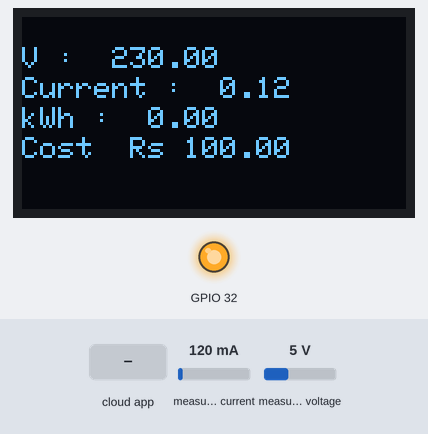
Bench run of a sketch on a simulated ESP32. Shown: 128×64 one-colour display, output pins drawn as LEDs (lit = HIGH). The inputs (shaded band) are chosen by the test bench; at power-on: measured current 120 mA, measured voltage 5 V. WiFi joins after 1.5 s; servers stay silent unless stated; the Firebase database answers and starts empty; what the sketch prints to the serial monitor is not drawn.

Above: at 3.8 s.
3.9 s: measured current set to 40 mA
At 5.8 s:
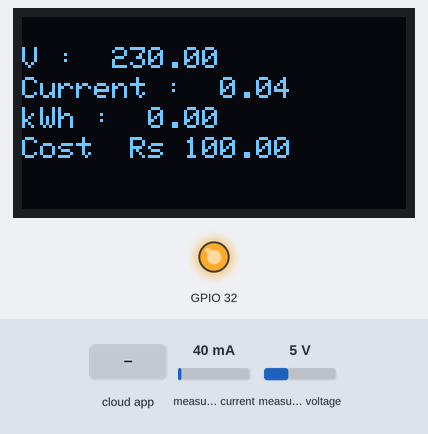
6.3 s: the phone or cloud app sets relayState to 1
At 7.8 s:
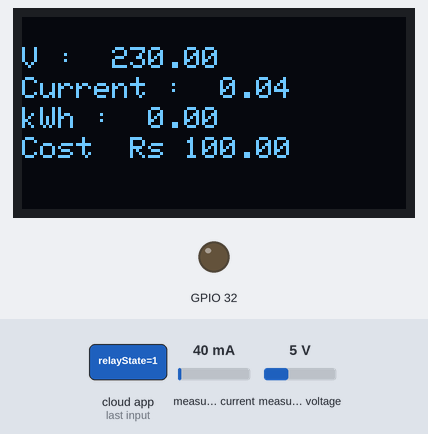
8.1 s: measured voltage set to 0.3 V
At 10.0 s:
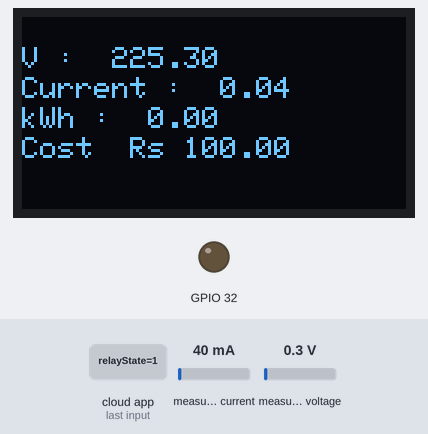
10.4 s: measured current set to 500 mA
At 12.1 s:
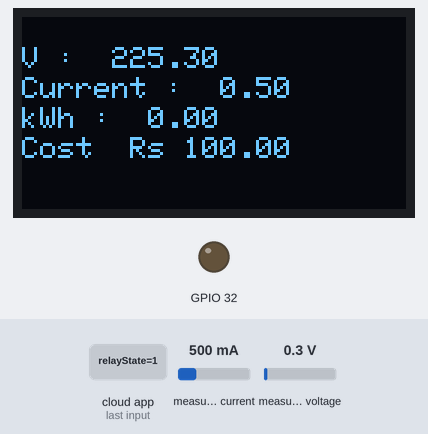
12.4 s: measured voltage set to 3.8 V
At 14.1 s:
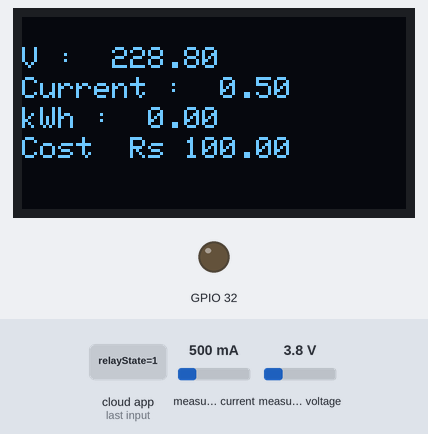
14.4 s: measured current set to 1000 mA
At 15.3 s:
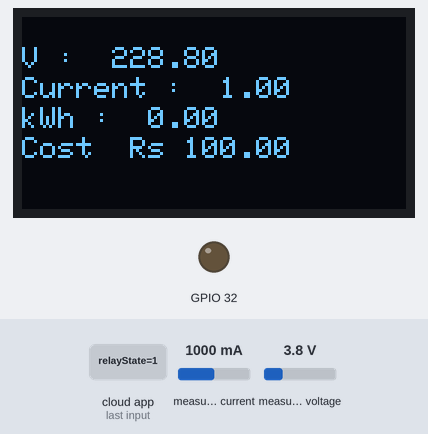
Timing chart, 0 to 17.4 s (numbered marks = the images above; inputs shaded):
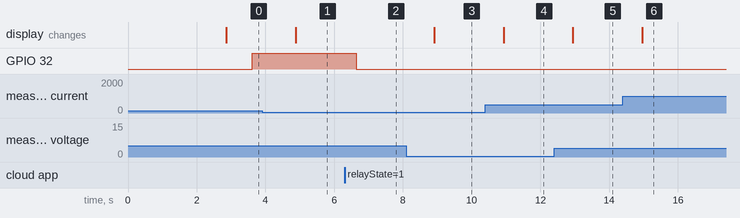

Measured:
- after the input at 3.9 s, the display: changes after 0.98 s (image 1)
- after the input at 6.3 s, GPIO 32: HIGH → LOW after 0.34 s
- after the input at 8.1 s, the display: changes after 0.81 s (image 3)
- after the input at 10.4 s, the display: changes after 0.53 s (image 4)
- after the input at 12.4 s, the display: changes after 0.54 s (image 5)
- after the input at 14.4 s, the display: changes after 0.56 s (image 6)

The sketch:

v2.ino
```cpp
// }

#include <ZMPT101B.h>
#include <Wire.h>
#include <Adafruit_SSD1306.h>
#include "EmonLib.h"
#include <WiFi.h>
#include <Firebase_ESP_Client.h>

EnergyMonitor emon1; // Create an instance
FirebaseData firebasedata;
FirebaseAuth auth;
FirebaseConfig config;

#define API_KEY "AIzaSyA8HUDOTB5FRIAP1MF_RCL6HyezDs5idDs"
#define URL "https://house-metering-and-monit-adede-default-rtdb.firebaseio.com/"
#define SCREEN_WIDTH 128
#define SCREEN_HEIGHT 64

Adafruit_SSD1306 display(SCREEN_WIDTH, SCREEN_HEIGHT, &Wire, -1);
#define SENSITIVITY 1394.0f
ZMPT101B voltageSensor(34, 50.0);

float voltage;
float Irms;
double total_kWh = 0;
double totalCost = 0;
unsigned long lastUpdate = 0;
const unsigned long updateInterval = 500;  // 10 seconds interval

#define USER_EMAIL "lahirueshan999@gmail.com"
#define USER_PASSWORD "Ngleshan459"

// Function declarations
void WIFI_INIT(void);
void firebase_INIT(void);
void OLED_DISP(void);

// Initialize Firebase
void firebase_INIT(void) {
    config.api_key = API_KEY;
    auth.user.email = USER_EMAIL;
    auth.user.password = USER_PASSWORD;
    config.database_url = URL;
    Firebase.begin(&config, &auth);
    Firebase.reconnectWiFi(true);
    Firebase.setFloatDigits(2);  // round off values
    config.timeout.serverResponse = 20000;
}

// Initialize WiFi
void WIFI_INIT() {
    WiFi.mode(WIFI_STA);
    WiFi.begin("Hirusha12", "12345678");
    Serial.print("Connecting to WiFi");
    while (WiFi.status() != WL_CONNECTED) {
        Serial.print("#");
        Serial.print("connecting");
        delay(400);
    }
    Serial.print(" ");
    Serial.println("CONNECTED");
    Serial.println("IP Address: " + WiFi.localIP().toString());
    Serial.println("MAC ADDRESS: " + WiFi.macAddress());
}

// Display on OLED
void OLED_DISP() {
    if (!display.begin(SSD1306_SWITCHCAPVCC, 0x3C)) {
        Serial.println(F("SSD1306 allocation failed"));
        for (;;);
    }
    Serial.println("DISPLAY CONNECTING");
    display.clearDisplay();
    display.setTextSize(1);
    display.setTextColor(WHITE);
    display.setCursor(0, 10);
    display.print("V :  ");
    display.println(voltage);
     display.setCursor(0,20 );
    display.print("Current :  ");
    display.println(Irms);

         display.setCursor(0,30 );
    display.print("kWh :  ");
    display.println(total_kWh);

             display.setCursor(0,40 );
    display.print("Cost  Rs ");
    display.println(totalCost);


    display.display();
}

// Function to calculate price based on total kWh consumption
double calculatePrice(double total_kWh) {
    if (total_kWh <= 30) {
        return total_kWh * 6+100;  // Price for the first 100 kWh
    } else if (total_kWh <= 60) {
        return (30 * 6) + ((total_kWh - 30) * 9) + 250;  // Price for 100-500 kWh
    } else {
        return (30 * 6) + (30 * 9) + ((total_kWh - 60) * 18) + 400;  // Price above 500 kWh
    }
}

void setup() {
    Serial.begin(115200);
    voltageSensor.setSensitivity(SENSITIVITY);
    emon1.current(35,5); // Initialize current sensor
    Wire.begin(27, 14, 100000); // Initialize I2C
    lastUpdate = millis();  // Initialize the timer
        WIFI_INIT();
    firebase_INIT();
    pinMode(32,OUTPUT);
    delay(1000);
}

void loop() {
    unsigned long currentMillis = millis();
    voltage = voltageSensor.getRmsVoltage(1480);

    // Prevent small fluctuations in voltage
    if (voltage <= 50) {
        voltage = 0;
    }

    // Measure current
    Irms = emon1.calcIrms(1480);  // Calculate Irms only
    double apparentPower = voltage * Irms;

    // Calculate time in hours
    double timeHours = (currentMillis - lastUpdate) / 3600000.0;  // Time in hours

    // Calculate total energy in kWh
    total_kWh += (apparentPower * timeHours) / 1000.0;

    // Calculate total cost based on tiered pricing
    totalCost = calculatePrice(total_kWh);

    // Check if 10 seconds have passed
    if (currentMillis - lastUpdate >= updateInterval) {
        lastUpdate = currentMillis;  // Reset the timer

        // Print voltage, current, apparent power, kWh, and cost
        Serial.print("Voltage: ");
        Serial.println(voltage);

        Serial.print("Current: ");
        Serial.println(Irms, 3);

        Serial.print("Apparent Power: ");
        Serial.println(apparentPower);

        Serial.print("Energy (kWh): ");
        Serial.println(total_kWh, 4);

        Serial.print("Cost ($): ");
        Serial.println(totalCost, 4);

        // Optional: Update the OLED display
        OLED_DISP();


        if (Firebase.RTDB.setFloat(&firebasedata, "/hirusha/voltage", voltage)) {
            Serial.println("Voltage Data Sent");
        } else {
            Serial.print("Could not send: ");
            Serial.println(firebasedata.errorReason());
        }
                if (Firebase.RTDB.setFloat(&firebasedata, "/hirusha/Current",Irms )) {
            Serial.println("Current Data Sent");
        } else {
            Serial.print("Could not send: ");
            Serial.println(firebasedata.errorReason());
        }
                        if (Firebase.RTDB.setFloat(&firebasedata, "/hirusha/Energy", total_kWh)) {
            Serial.println("KWh data sent");
        } else {
            Serial.print("Could not send: ");
            Serial.println(firebasedata.errorReason());
        }
                                if (Firebase.RTDB.setFloat(&firebasedata, "/hirusha/Price", totalCost)) {
            Serial.println("Total cost sent");
        } else {
            Serial.print("Could not send: ");
            Serial.println(firebasedata.errorReason());
        }
    }


        if (Firebase.RTDB.getString(&firebasedata, "/hirusha/relayState")) {
    String relayStateStr = firebasedata.stringData();
    bool relayState = (relayStateStr == "1");  // Convert "1" to true and "0" to false

    Serial.print("Relay State: ");
    Serial.println(relayState ? "ON" : "OFF");

    // Control the relay
    digitalWrite(32, relayState ? LOW : HIGH);
} else {
    Serial.print("Could not read relay state: ");
    Serial.println(firebasedata.errorReason());
}


}
```
